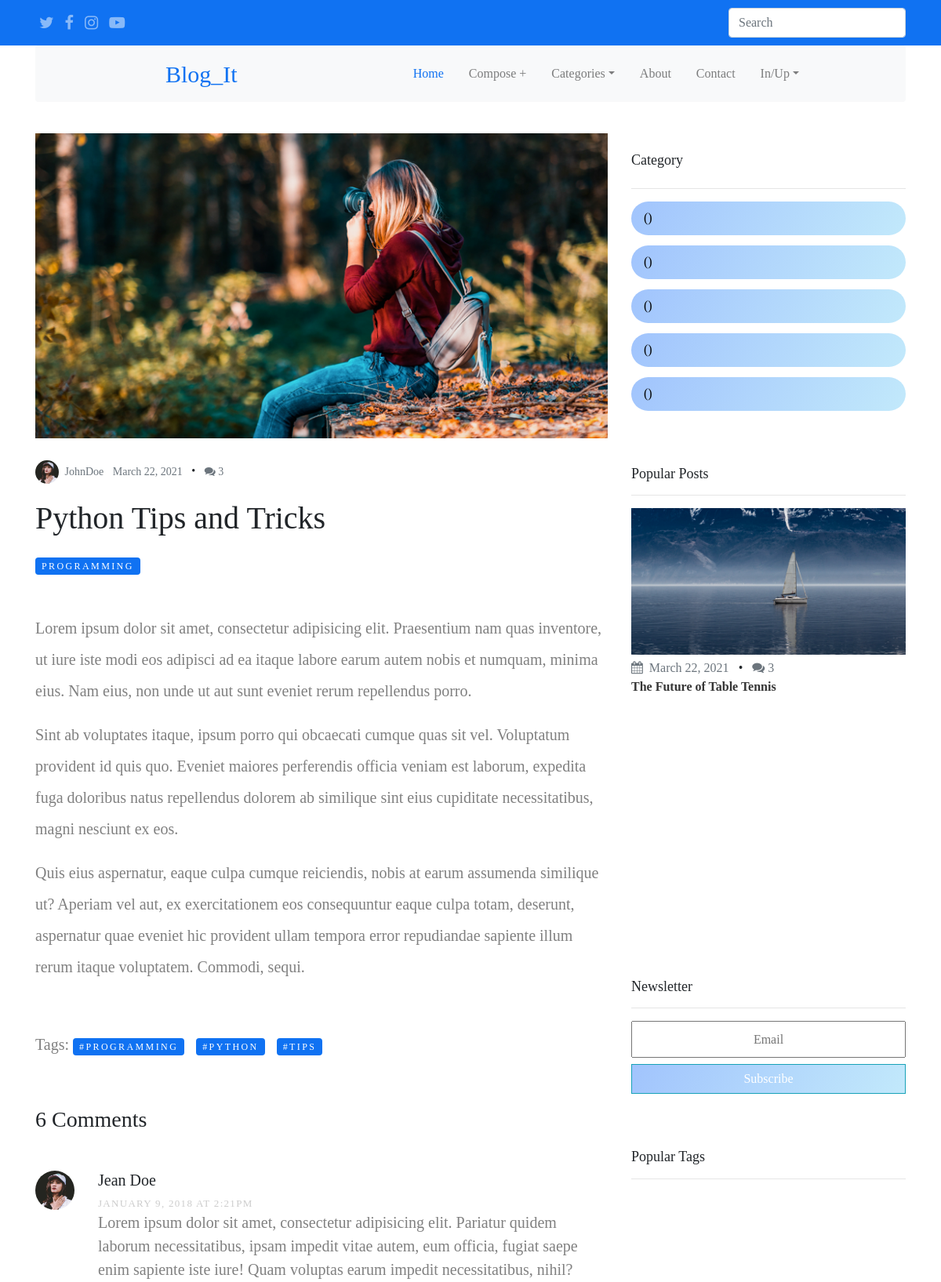
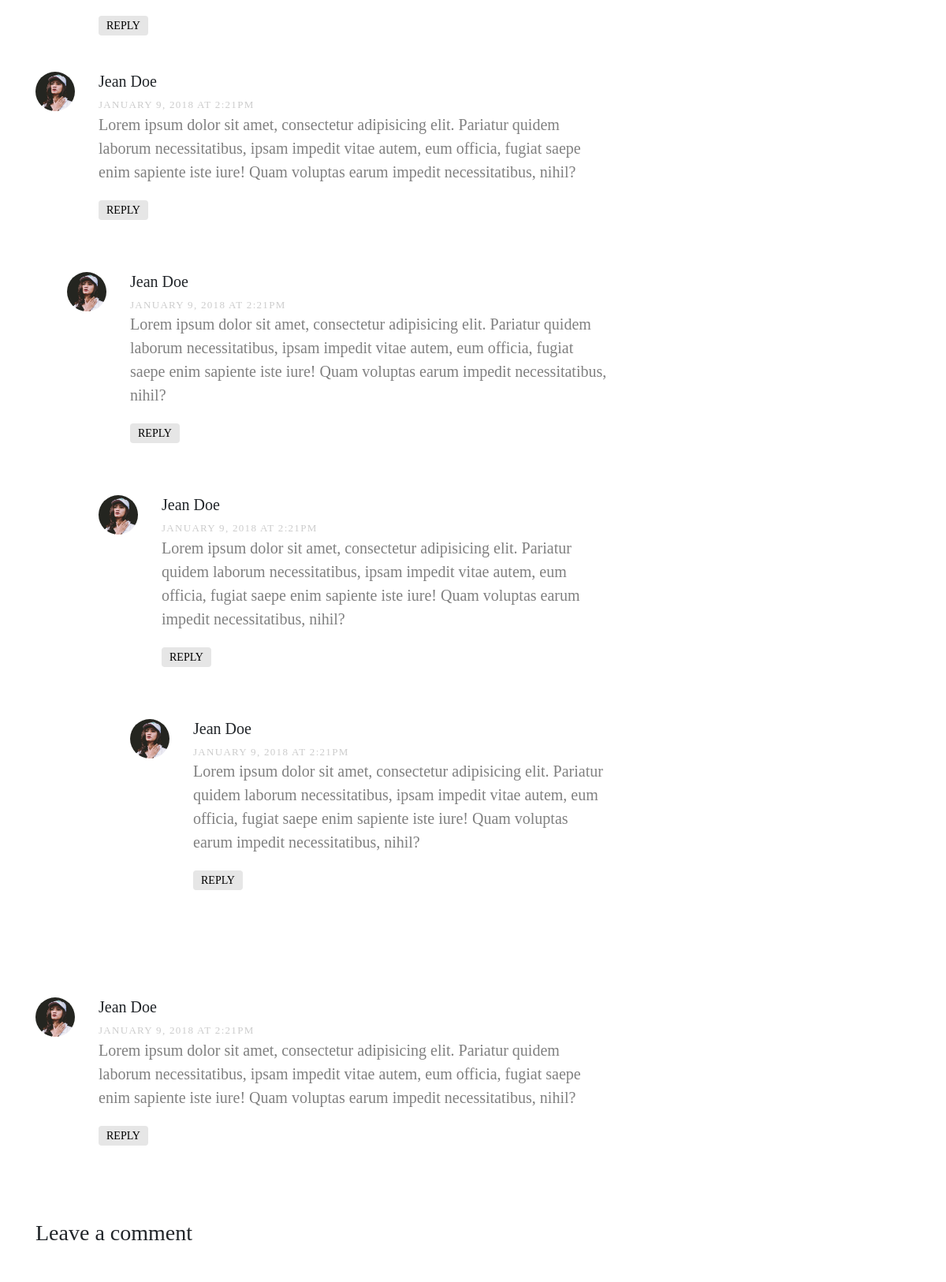
The page /2021/3/22/python-tips-and-tricks (upper part) on the database its author committed (2 pictures, top to bottom).
### main/models.py (models this page shows, shortened)
class Blog(models.Model):
    STATUS_CHOICES = (
        ('draft', 'Draft'),
        ('published', 'Published'),
        )
    title = models.CharField(max_length=250)
    slug = models.SlugField(max_length=250,
        unique_for_date='publish')
    category = models.ForeignKey(Category,
        on_delete=models.CASCADE,
        related_name='blog_category')
    author = models.ForeignKey(User,
        on_delete=models.CASCADE,
        related_name='blog_posts')
    body = RichTextUploadingField(blank=True, null=True)
    publish = models.DateTimeField(default=timezone.now)
    created = models.DateTimeField(auto_now_add=True)
    updated = models.DateTimeField(auto_now=True)
    status = models.CharField(max_length=10,
        choices=STATUS_CHOICES,
        default='draft')
    tags = TaggableManager()
    class Meta:
        ordering = ('-publish',)

class Category(models.Model):
    name = models.CharField(max_length=255)
    def __str__(self):
        return self.name

### main/views.py (the view)
def blog_detail(request, year, month, day, slug):
    blog = Blog.objects.filter(slug=slug)
    header_img = []
    all_p = []
    images_indexes = []
    a = [i.tags.all() for i in blog][0]
    tags = [a[i] for i in range(len(a))]
    for i in blog:
        find_all = re.findall(r'<img.*?/>', i.body)
        get_first = find_all[0]
        source = get_first.split()[2][5:-1]
        header_img.append(source)
        all_images = re.findall(r'<img.*?/>', i.body)
        find_p = re.findall(r'<p.*?</p>', i.body)
        images = [find_p.index(i) for i in find_p if 'img' in i]
        images_indexes.append(images)
        p = [i for i in find_p if 'img' not in i]
        all_p.append(p)
        p_indexes = [find_p.index(i) for i in find_p if 'img' not in i]
        without_tags = [i[3:-4] for i in find_p]
        category = i.category
    context = {
        'blog': blog, 'header_img': header_img,
        'carousel_src': carousel_sources, 'carousel_titles': carousel_titles,
        'carousel_authors': carousel_authors, 'carousel_dates': carousel_dates,
        'popular': range(len(carousel_authors)-1), 'category': category,
        'all_p': all_p[0], 'images_indexes': images_indexes[0],
        'p_indexes': p_indexes, 'content': without_tags,
        'tags': tags,
        'test': ['Lorem ipsum dolor sit amet, consectetur adipisicing elit. Praesentium nam quas inventore, ut iure iste modi eos adipisci ad ea itaque labore earum autem nobis et numquam, minima eius. Nam eius, non unde ut aut sunt eveniet rerum repellendus porro.'],
    }
    return render(request, 'main/blog-single.html', context)

### main/templatetags/main_tags.py (called while the page is built)
@register.filter
def lookup(d, key):
    return d[key]

### main/templates/main/blog-single.html (shortened to what this page needs)
{% extends 'main/base.html' %}
{% load static %}
{% load main_tags %}
{% block content %}
<div class="row">
  <div class="container">
    {% for i in blog %}
    <img src="{{ header_img.0 }}" alt="" class="img-fluid mb-2">
    <div class="post-meta single-meta">
      <span class="author mr-2 text-secondary"><img class="mr-1" src="/media/images/person_1.jpg" alt=""
          class="img-fluid">
        {{ i.author }}</span>
      <span class="mr-2 text-secondary">{{ i.created | date:'F d, Y' }} </span> &bullet;
      <span class="ml-2 text-secondary"><span class="fa fa-comments"></span> 3</span>
    </div>
    <h1 class="mb-4">{{ i.title }}</h1>
    <a class="category mb-5" href="{% url 'category_finder' category %}">{{ category }}</a>
    {% endfor %}
    <div class="blog-content-body">
      <p>Lorem ipsum dolor sit amet, consectetur adipisicing elit. Praesentium nam quas inventore, ut iure iste modi eos
        adipisci ad ea itaque labore earum autem nobis et numquam, minima eius. Nam eius, non unde ut aut sunt eveniet
        rerum repellendus porro.</p>
      <p>Sint ab voluptates itaque, ipsum porro qui obcaecati cumque quas sit vel. Voluptatum provident id quis quo.
        Eveniet maiores perferendis officia veniam est laborum, expedita fuga doloribus natus repellendus dolorem ab
        similique sint eius cupiditate necessitatibus, magni nesciunt ex eos.</p>
      <p>Quis eius aspernatur, eaque culpa cumque reiciendis, nobis at earum assumenda similique ut? Aperiam vel aut, ex
        exercitationem eos consequuntur eaque culpa totam, deserunt, aspernatur quae eveniet hic provident ullam tempora
        error repudiandae sapiente illum rerum itaque voluptatem. Commodi, sequi.</p>
    </div>
    <div class="pt-5">
      <p>Tags: <a class="category" href="{% url 'tag_finder' tags.0 %}">#{{tags.0}}</a>
        <a class="category" href="{% url 'tag_finder' tags.1 %}">#{{tags.1}}</a>
        <a class="category" href="{% url 'tag_finder' tags.2 %}">#{{tags.2}}</a></p>
    </div>
    <div class="pt-5">
      <h3 class="mb-5">6 Comments</h3>
      <ul class="comment-list">
        <li class="comment">
          <div class="vcard">
            <img src="/media/images/person_1.jpg" alt="Image placeholder">
          </div>
          <div class="comment-body">
            <h3>Jean Doe</h3>
            <div class="meta">January 9, 2018 at 2:21pm</div>
            <p>Lorem ipsum dolor sit amet, consectetur adipisicing elit. Pariatur quidem laborum necessitatibus, ipsam
              impedit vitae autem, eum officia, fugiat saepe enim sapiente iste iure! Quam voluptas earum impedit
              necessitatibus, nihil?</p>
            <p><a href="#" class="reply rounded">Reply</a></p>
          </div>
        </li>
        <li class="comment">
          <div class="vcard">
            <img src="/media/images/person_1.jpg" alt="Image placeholder">
          </div>
          <div class="comment-body">
            <h3>Jean Doe</h3>
            <div class="meta">January 9, 2018 at 2:21pm</div>
            <p>Lorem ipsum dolor sit amet, consectetur adipisicing elit. Pariatur quidem laborum necessitatibus, ipsam
              impedit vitae autem, eum officia, fugiat saepe enim sapiente iste iure! Quam voluptas earum impedit
              necessitatibus, nihil?</p>
            <p><a href="#" class="reply rounded">Reply</a></p>
          </div>
          <ul class="children">
            <li class="comment">
              <div class="vcard">
                <img src="/media/images/person_1.jpg" alt="Image placeholder">
              </div>
              <div class="comment-body">
                <h3>Jean Doe</h3>
                <div class="meta">January 9, 2018 at 2:21pm</div>
                <p>Lorem ipsum dolor sit amet, consectetur adipisicing elit. Pariatur quidem laborum necessitatibus,
                  ipsam impedit vitae autem, eum officia, fugiat saepe enim sapiente iste iure! Quam voluptas earum
                  impedit necessitatibus, nihil?</p>
                <p><a href="#" class="reply rounded">Reply</a></p>
              </div>
              <ul class="children">
                <li class="comment">
                  <div class="vcard">
                    <img src="/media/images/person_1.jpg" alt="Image placeholder">
                  </div>
                  <div class="comment-body">
                    <h3>Jean Doe</h3>
                    <div class="meta">January 9, 2018 at 2:21pm</div>
                    <p>Lorem ipsum dolor sit amet, consectetur adipisicing elit. Pariatur quidem laborum necessitatibus,
                      ipsam impedit vitae autem, eum officia, fugiat saepe enim sapiente iste iure! Quam voluptas earum
                      impedit necessitatibus, nihil?</p>
                    <p><a href="#" class="reply rounded">Reply</a></p>
                  </div>
                  <ul class="children">
                    <li class="comment">
                      <div class="vcard">
                        <img src="/media/images/person_1.jpg" alt="Image placeholder">
                      </div>
                      <div class="comment-body">
                        <h3>Jean Doe</h3>
                        <div class="meta">January 9, 2018 at 2:21pm</div>
                        <p>Lorem ipsum dolor sit amet, consectetur adipisicing elit. Pariatur quidem laborum
                          necessitatibus, ipsam impedit vitae autem, eum officia, fugiat saepe enim sapiente iste iure!
                          Quam voluptas earum impedit necessitatibus, nihil?</p>
                        <p><a href="#" class="reply rounded">Reply</a></p>
                      </div>
                    </li>
                  </ul>
                </li>
              </ul>
            </li>
          </ul>
        </li>
        <li class="comment">
          <div class="vcard">
            <img src="/media/images/person_1.jpg" alt="Image placeholder">
          </div>
          <div class="comment-body">
            <h3>Jean Doe</h3>
            <div class="meta">January 9, 2018 at 2:21pm</div>
            <p>Lorem ipsum dolor sit amet, consectetur adipisicing elit. Pariatur quidem laborum necessitatibus, ipsam
              impedit vitae autem, eum officia, fugiat saepe enim sapiente iste iure! Quam voluptas earum impedit
              necessitatibus, nihil?</p>
            <p><a href="#" class="reply rounded">Reply</a></p>
          </div>
        </li>
      </ul>
      <div class="comment-form-wrap pt-5">
        <h3 class="mb-5">Leave a comment</h3>
      </div>
    </div>
  </div>
</div>
{% endblock %}

### main/static/main/css/style.css (style rules this page uses)
body { font-family: 'poppins'!important; }
p { font-family: 'arvo'; font-size: 20px; color: gray; }
.author img { width: 40px; border-radius: 50%; display: inline-block; }
.post-meta .author img { width: 30px; border-radius: 50%; display: inline-block; }
.post-meta { font-size: 14px; margin-top: 10px; }
.single-meta { margin-top: 20px; margin-bottom: 20px; }
.category { display: inline-block; background: #1072f2; padding: 2px 8px; line-height: 1.5; font-size: 12px; border-radius: 4px; text-transform: uppercase; color: #fff !important; margin-right: 10px; letter-spacing: .2em; text-decoration: none; }
.blog-content-body p { line-height: 40px; }
.comment-form-wrap { clear: both; }
.comment-list { padding: 0; margin: 0; }
.comment-list .children { padding: 50px 0 0 40px; margin: 0; float: left; width: 100%; }
.comment-list li { padding: 0; margin: 0 0 30px 0; float: left; width: 100%; clear: both; list-style: none; }
.comment-list li .vcard { width: 80px; float: left; }
.comment-list li .vcard img { width: 50px; border-radius: 50%; }
.comment-list li .comment-body { float: right; width: calc(100% - 80px); }
.comment-list li .comment-body h3 { font-size: 20px; }
.comment-list li .comment-body .meta { text-transform: uppercase; font-size: 13px; letter-spacing: .1em; color: #ccc; }
.comment-list li .comment-body .reply { padding: 5px 10px; background: #e6e6e6; color: #000; text-transform: uppercase; font-size: 14px; }

### rows shown on the page
Blog: author "JohnDoe", created "March 22, 2021", title "Python Tips and Tricks"
Category: name "PROGRAMMING"
Tag: name "PROGRAMMING"
Tag: name "PYTHON"
Tag: name "TIPS"

### other values the page prints
{{ carousel_dates|lookup:i | date:'F d, Y' }} "March 22, 2021"
{{ carousel_titles|lookup:i }} "The Future of Table Tennis"
